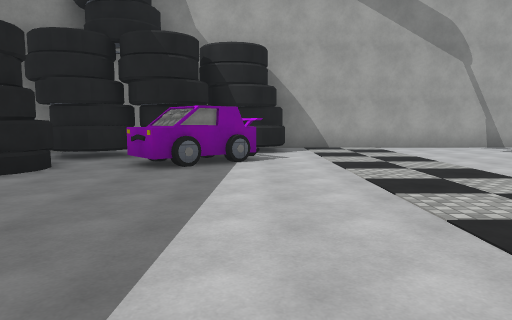
view 1 (above)

19 first-person views from a walk through a 3-D level made in the Unity game engine. The camera is 1.5 m above the floor, tilts 6° down and sees 70° across. The floor is counted in squares, 2 m on a side. Each view is taken from the middle of a square. On the plan, view 1 faces up. The plan holds only what a view shows up to about 11 squares ahead; the rest is blank. The place goes on beyond the plan. Surface patterns are stand-ins for the level's own textures.

view 2
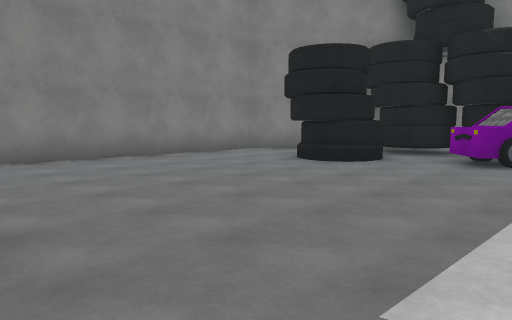

view 3
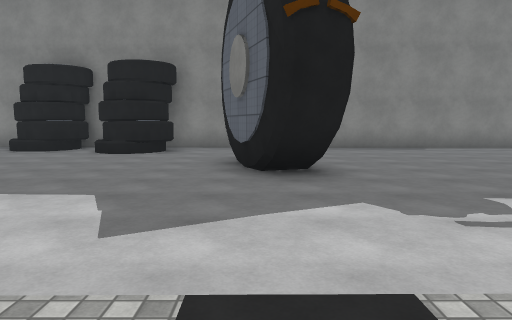

view 4
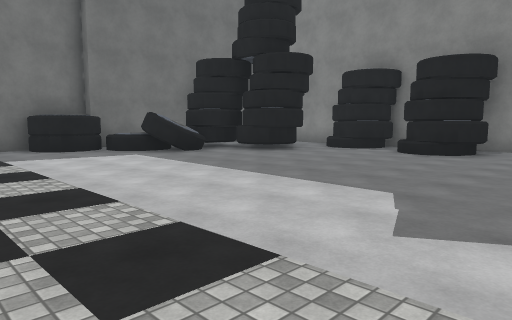

view 5
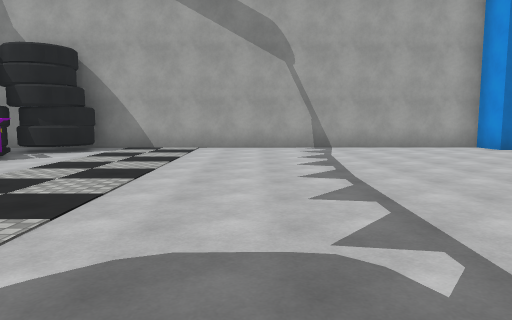

view 6
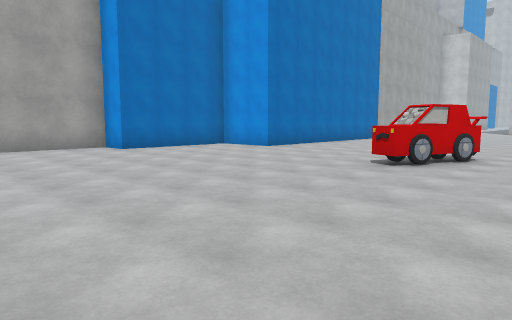

view 7
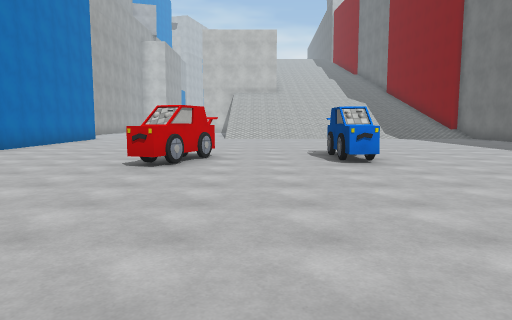

view 8
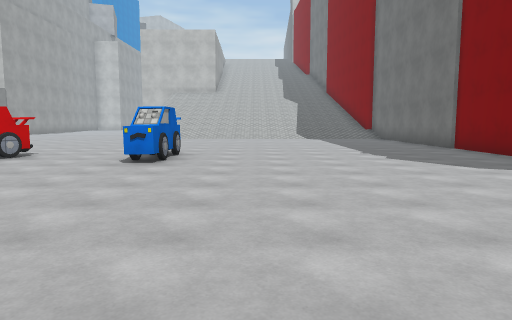

view 9
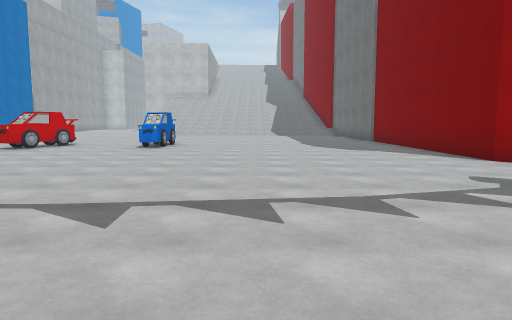

view 10
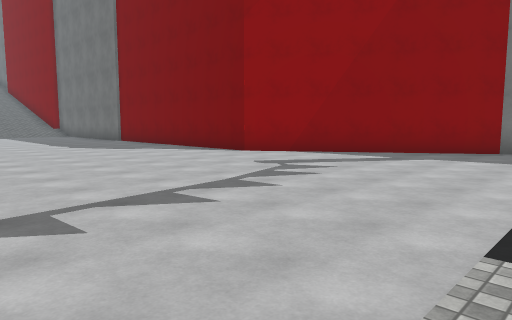

view 11
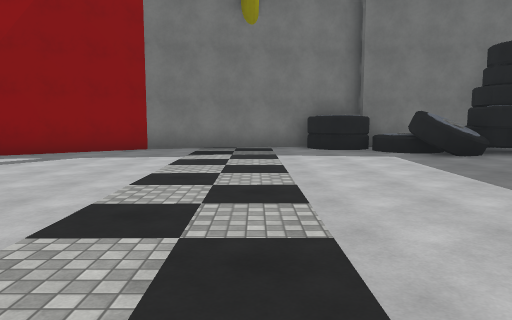

view 12
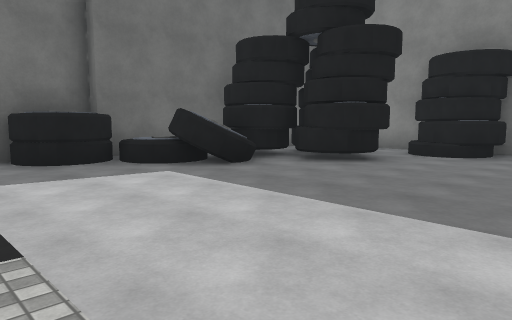

view 13
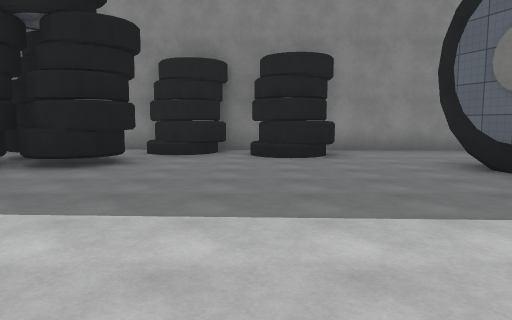

view 14
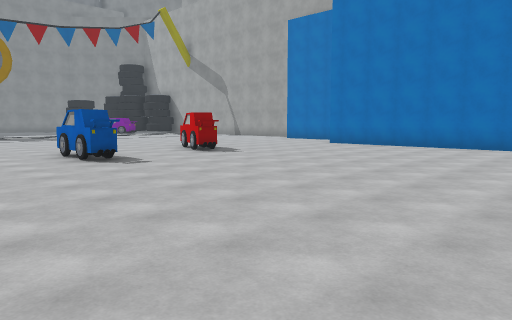

view 15
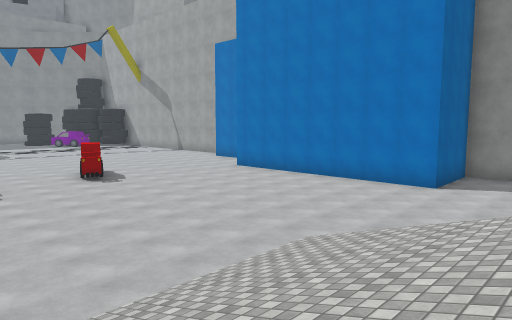

view 16
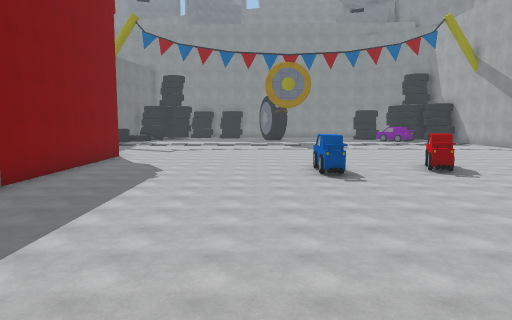

view 17
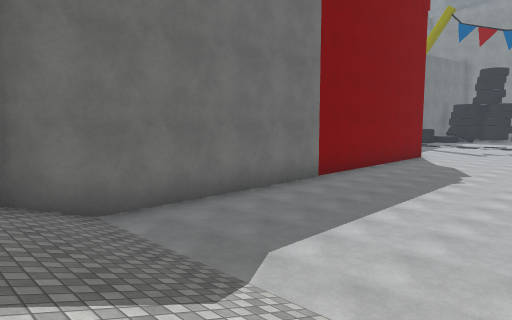

view 18
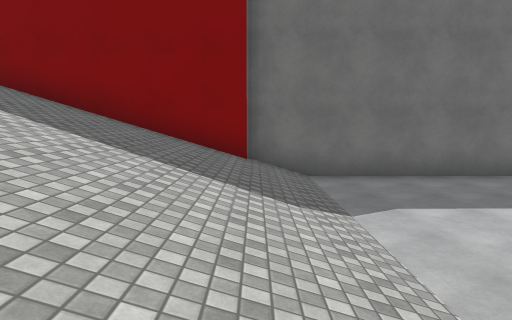

view 19
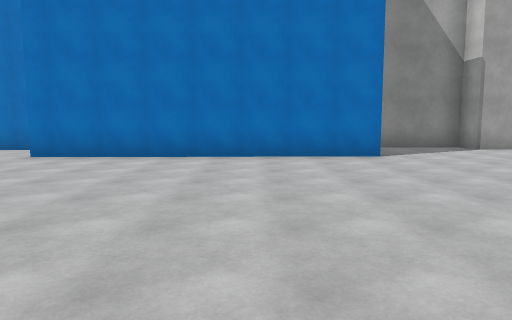

### Floor plan
Key: @ floor where view 1 was taken; # wall or solid block; x gap in a wall; . floor; / step, stairs or slope; ^ raised ledge; O other object.
Columns run from 8 left of view 1 to 26 right of it. Each row starts with its distance up from view 1.
 11         #############         #####
 10      ##OO. .........###       #...#
  9    #OOOOO. ............       #....
  8  ## OOOO.. .............#######....
  7 ##. x.OOO. .......................
  6 #.. #xO... .......................
  5 #..##..... ......................
  4 #......... ......................
  3 #......... ..........OOO........
  2 #......... ............O.......///
  1 #.........  ...................////
  0 #.......@.   . ................////
 -1 #....##...     .......OO.......//
 -2 #...##.........................////
 -3 #.........  ...................////
 -4 #......... ....................////
 -5 # #........ ...................////
 -6 ###........ ...................////
 -7 ##......... ...................////
 -8 # ......... ...................//##
 -9 #.. #.....  ......################
-10 #OO##^....  ....###
-11  OO# O#...  ...##
-12     # O##.  .###
-13     ##########

Positions as (right, up) in squares from view 1, and headings:
1: (0, 0), facing up
2: (0, -1), facing up-left
3: (3, -2), facing left
4: (3, -2), facing down-left
5: (5, 0), facing up
6: (7, 0), facing up-right
7: (7, 1), facing right
8: (7, -3), facing right
9: (3, -4), facing right
10: (3, -2), facing down-right
11: (2, -2), facing down
12: (2, -5), facing down-left
13: (2, -6), facing left
14: (23, -4), facing up-left
15: (26, -2), facing up-left
16: (25, -3), facing left
17: (25, -3), facing down-left
18: (24, -1), facing down
19: (20, 0), facing up
